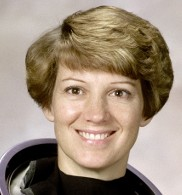
#> input picture face-recognition/tests/astronaut.jpg, 182 x 195 px
$ python -i hog.py   (imports and definitions only)
#> lines starting #> are read from the running program, lines starting #| are printed output that depends on the picture
#> further down, picture is the input picture: PIL image 182x195 RGB; mean R, G, B 155.9, 139, 121.8
from pathlib import Path

import cv2
import numpy as np
from PIL import Image

MODEL_VERSION = "hog-v1"
EMBEDDING_SIZE = 1764
FACE_SIZE = (64, 64)
CASCADE_PATH = Path(cv2.data.haarcascades) / "haarcascade_frontalface_default.xml"


class FaceCountError(Exception):
    def __init__(self, count: int):
        self.count = count
        super().__init__(f"Expected one face, detected {count}")


def extract_hog(image: Image.Image) -> list[float]:
    gray = image.convert("L")
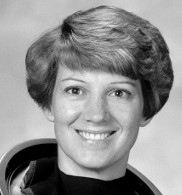
#> gray: PIL image 182x195 L; min 0, max 252, mean 142.1
    detector = cv2.CascadeClassifier(str(CASCADE_PATH))
    if detector.empty():
        raise RuntimeError("Could not load the frontal face cascade")
    faces = detector.detectMultiScale(
        np.asarray(gray), scaleFactor=1.1, minNeighbors=5, minSize=(30, 30)
    )
#> faces = [[49, 56, 96, 96]]
    if len(faces) != 1:
        raise FaceCountError(len(faces))

    x, y, width, height = faces[0]
#> x = 49; y = 56; width = 96; height = 96
    crop = gray.crop((x, y, x + width, y + height))
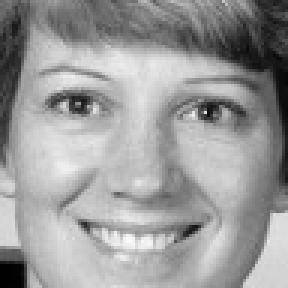
#> crop: PIL image 96x96 L (shown 3 times larger); min 0, max 252, mean 155
    resized = crop.resize(FACE_SIZE, Image.Resampling.BILINEAR)
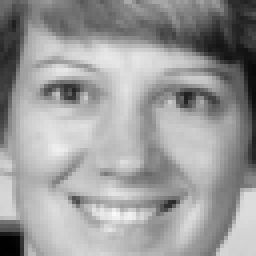
#> resized: PIL image 64x64 L (shown 4 times larger); min 0, max 248, mean 155
    hog = cv2.HOGDescriptor(
        FACE_SIZE, (16, 16), (8, 8), (8, 8), 9,
        1, 4.0, cv2.HOGDescriptor_L2Hys, 0.2, False, 64, False,
    )
    return hog.compute(np.asarray(resized)).ravel().tolist()

>>> from PIL import Image
>>> picture = Image.open('tests/astronaut.jpg')
>>> result = extract_hog(picture)
#> result = 1764 values, max 0.35 at index 769, min 0.000449 at index 1677, mean 0.134
